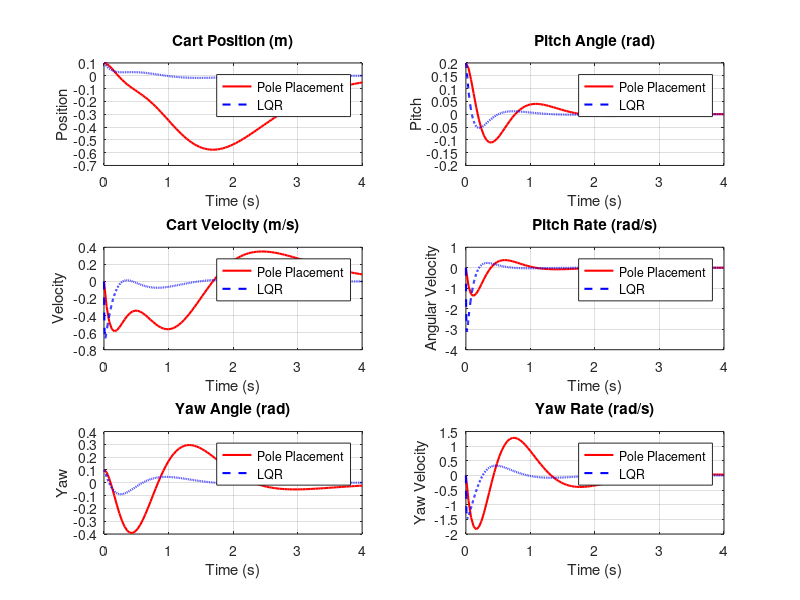

Write the MATLAB code that produced this figure. (Note: this script raises an error after producing the figure.)
clc; clear;

%% Define a fully controllable 6-state system (Cart + Pitch + Yaw)
A = [0 1   0 0 0 0;
     0 0  18 0 5 0;
     0 0   0 1 0 0;
     0 0 175 0 0 0;
     0 0   0 0 0 1;
     0 0   5 0 0 0];

B = [0;
     1;
     0;
     5;
     0;
     2];   % Fully controllable with 1 input

% Outputs: cart position, pitch angle, yaw angle
C = [1 0 0 0 0 0;  % Position
     0 0 1 0 0 0;  % Pitch angle
     0 0 0 0 1 0]; % Yaw angle

D = zeros(3,1);

% Initial condition: 10 cm cart offset, 0.2 rad pitch, 0.1 rad yaw
x0 = [0.1; 0; 0.2; 0; 0.1; 0];

%% 1. Pole Placement Control (no error now)
K_pole = place(A, B, [-2 -2.5 -3 -3.5 -4 -4.5]);
A_pole_cl = A - B * K_pole;
sys_pole = ss(A_pole_cl, B, C, D);
[y_pole, t_pole, x_pole] = initial(sys_pole, x0);

%% 2. LQR Control
Q = diag([150 50 200 10 100 10]);  % Penalize cart, pitch, yaw
R = 0.01;
K_lqr = lqr(A, B, Q, R);
A_lqr_cl = A - B * K_lqr;
sys_lqr = ss(A_lqr_cl, B, C, D);
[y_lqr, t_lqr, x_lqr] = initial(sys_lqr, x0);

%% 3. Plot Comparison (6 states)
figure;

% 1. Cart Position
subplot(3,2,1);
plot(t_pole, y_pole(:,1), 'r', 'LineWidth', 1.5); hold on;
plot(t_lqr, y_lqr(:,1), 'b--', 'LineWidth', 1.5);
title('Cart Position (m)'); xlabel('Time (s)'); ylabel('Position');
legend('Pole Placement', 'LQR'); grid on;

% 2. Pendulum Pitch Angle
subplot(3,2,2);
plot(t_pole, y_pole(:,2), 'r', 'LineWidth', 1.5); hold on;
plot(t_lqr, y_lqr(:,2), 'b--', 'LineWidth', 1.5);
title('Pitch Angle (rad)'); xlabel('Time (s)'); ylabel('Pitch');
legend('Pole Placement', 'LQR'); grid on;

% 3. Cart Velocity
subplot(3,2,3);
plot(t_pole, x_pole(:,2), 'r', 'LineWidth', 1.5); hold on;
plot(t_lqr, x_lqr(:,2), 'b--', 'LineWidth', 1.5);
title('Cart Velocity (m/s)'); xlabel('Time (s)'); ylabel('Velocity');
legend('Pole Placement', 'LQR'); grid on;

% 4. Pitch Angular Velocity
subplot(3,2,4);
plot(t_pole, x_pole(:,4), 'r', 'LineWidth', 1.5); hold on;
plot(t_lqr, x_lqr(:,4), 'b--', 'LineWidth', 1.5);
title('Pitch Rate (rad/s)'); xlabel('Time (s)'); ylabel('Angular Velocity');
legend('Pole Placement', 'LQR'); grid on;

% 5. Yaw Angle
subplot(3,2,5);
plot(t_pole, y_pole(:,3), 'r', 'LineWidth', 1.5); hold on;
plot(t_lqr, y_lqr(:,3), 'b--', 'LineWidth', 1.5);
title('Yaw Angle (rad)'); xlabel('Time (s)'); ylabel('Yaw');
legend('Pole Placement', 'LQR'); grid on;

% 6. Yaw Rate
subplot(3,2,6);
plot(t_pole, x_pole(:,6), 'r', 'LineWidth', 1.5); hold on;
plot(t_lqr, x_lqr(:,6), 'b--', 'LineWidth', 1.5);
title('Yaw Rate (rad/s)'); xlabel('Time (s)'); ylabel('Yaw Velocity');
legend('Pole Placement', 'LQR'); grid on;

sgtitle('3D Inverted Pendulum: Pole-Placement vs LQR Control');
